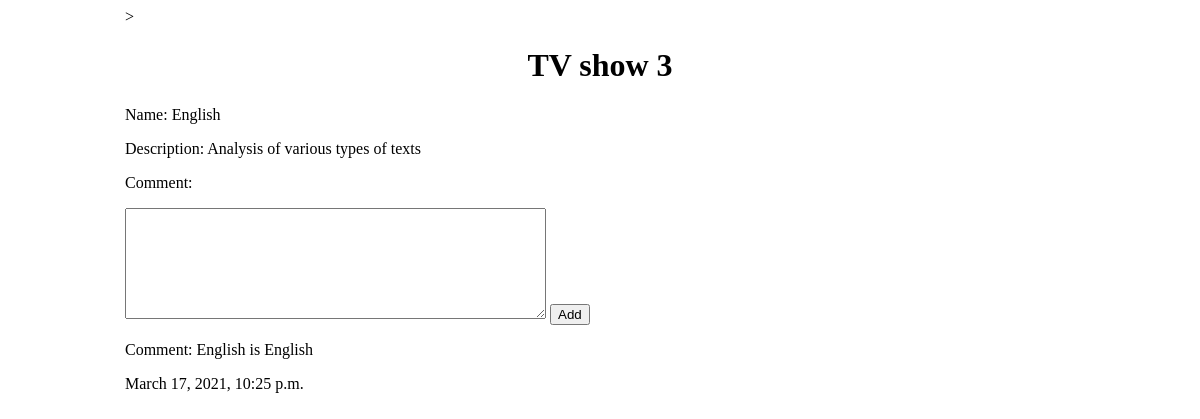
Page /3 on the committed database.
### display/models.py (models this page shows)
class Course(models.Model):
    name = models.CharField(max_length=255)
    created_at = models.DateTimeField(auto_now_add=True)
    updated_at = models.DateTimeField(auto_now=True)
    objects = Validator()

class Description(models.Model):
    course = models.OneToOneField(Course, on_delete=models.CASCADE, primary_key=True)
    desc = models.TextField()
    created_at = models.DateTimeField(auto_now_add=True)
    updated_at = models.DateTimeField(auto_now=True)
    objects = Validator()

class Comment(models.Model):
    comm = models.TextField()
    course = models.ForeignKey(Course, related_name="comments", on_delete=models.CASCADE)
    created_at = models.DateTimeField(auto_now_add=True)
    updated_at = models.DateTimeField(auto_now=True)
    objects = Validator()

### display/views.py (the view)
# urls.py: path('<int:id>', views.comment),
def comment(request, id):
    pass
    context = {"course": Course.objects.get(id=id)}
    return render (request, 'comment.html', context)

### display/templates/comment.html (shortened to what this page needs)
<!DOCTYPE html>
<html lang="en">
<head>
    {% load static %}
    <link rel="stylesheet" href="{% static 'css/style.css' %}">
</head>
<body>
    <div class="wrapper" id = "display">>
        <h1 id  ="course_head"> TV show {{course.id}}</h1>
        <div id ="course">
            <p>Name: {{course.name}}</p>
            <p>Description: {{course.description.desc}}</p>
        </div>
        <div class="comment">
            <form action="/{{course.id}}/comment" method="post">
                <p id = "comm" >Comment:</p> <textarea name="comm" cols="50" rows="7" type = "text"></textarea>
                <button type="submit">Add</button>
            </form>
        </div>
        <div class="comm_display">
            {% for comment in course.comments.all %}
                <p>Comment: {{comment.comm}}</p>
                <p>{{comment.updated_at}}</p>
                {% endfor %}
        </div>
</body>

### display/static/css/style.css (style rules this page uses)
.wrapper { width: 950px; min-height: 200px; margin: auto; }
h1 { text-align: center; }

### rows in the picture
Course: id "3", name "English", description.desc "Analysis of various types of texts"
Comment: comm "English is English", updated_at "March 17, 2021, 10:25 p.m."
